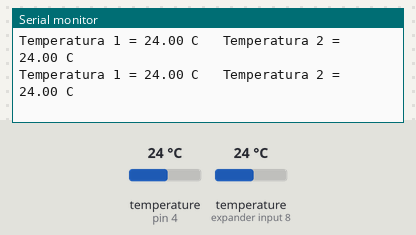
Bench run of a sketch on a simulated Arduino Uno, built with avr-gcc and run on an emulated ATmega328P. Parts: the last lines printed to the serial monitor. Inputs (shaded band) come from the test bench; at power-on: temperature (sensors on pin 4, expander input 8) 24 °C.

Above: at 2.2 s.
2.3 s: temperature (sensor on pin 4) set to 12 °C
At 2.63 s:
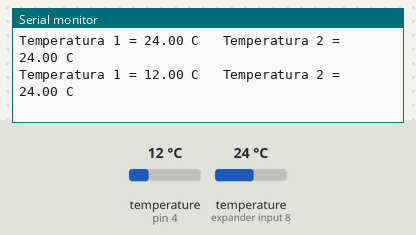
3.8 s: temperature (sensor on expander input 8) set to 12 °C
At 3.96 s:
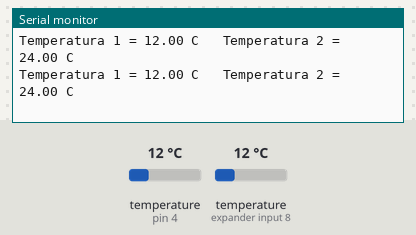
5.3 s: temperature (sensor on pin 4) set to 19 °C
At 5.51 s:
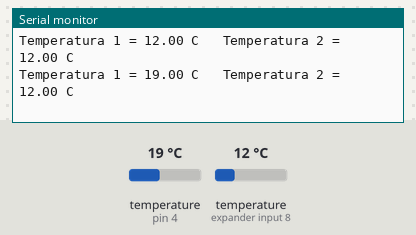
6.8 s: temperature (sensor on expander input 8) set to 19 °C
At 6.84 s:
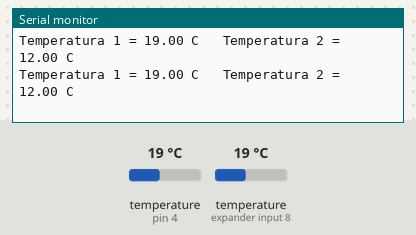
Timing chart, 0 to 9.3 s (numbered marks = the images above; inputs shaded):
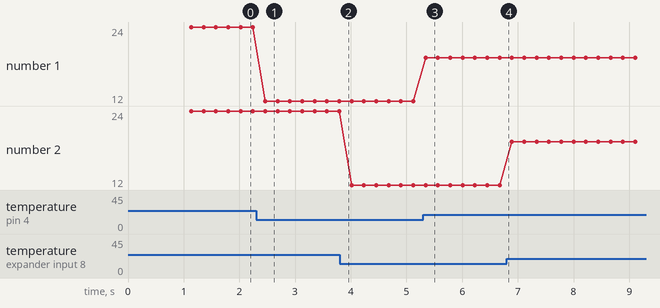

The sketch:

prueba2sensores_DS18B20_OneWire.ino
```cpp
//Codigo de prueba para dos sensores DS18B20
//Se debe tomar en cuenta que se deben reemplazar la direcciones en el sketch con las direcciones correspondientes a los sensores que se tenga disponibles

#include <OneWire.h>
#include <DallasTemperature.h>

OneWire ourWire(4);                //Se establece el pin 4  como bus OneWire

DallasTemperature sensors(&ourWire); //Se declara una variable u objeto para nuestro sensor

DeviceAddress address1 = {0x28, 0x61, 0x64, 0x35, 0xC6, 0x10, 0xBF, 0x30};//dirección del sensor 1
DeviceAddress address2 = {0x28, 0x61, 0x64, 0x35, 0xC1, 0x40, 0x7E, 0xA9};//dirección del sensor 2

void setup()
{
  delay(1000);
  Serial.begin(115200);
  sensors.begin();   //Se inicia el sensor

  sensors.setResolution(address1, 9);
  sensors.setResolution(address2, 9);
}

void loop()
{
  sensors.requestTemperatures();   //envía el comando para obtener las temperaturas
  float temp1= sensors.getTempC(address1);//Se obtiene la temperatura en °C del sensor 1
  float temp2= sensors.getTempC(address2);//Se obtiene la temperatura en °C del sensor 2

  Serial.print("Temperatura 1 = ");
  Serial.print(temp1);
  Serial.print(" C");
  Serial.print("   Temperatura 2 = ");
  Serial.print(temp2);
  Serial.println(" C");

  delay(100);
}
```

Measured:
- after the input at 2.3 s, the serial monitor: prints a new line after 0.16 s (image 1)
- after the input at 5.3 s, the serial monitor: prints a new line at once (image 3)
- plotted number 1: 24 → 12 after the input at 2.3 s, 12 → 19 after the input at 5.3 s
